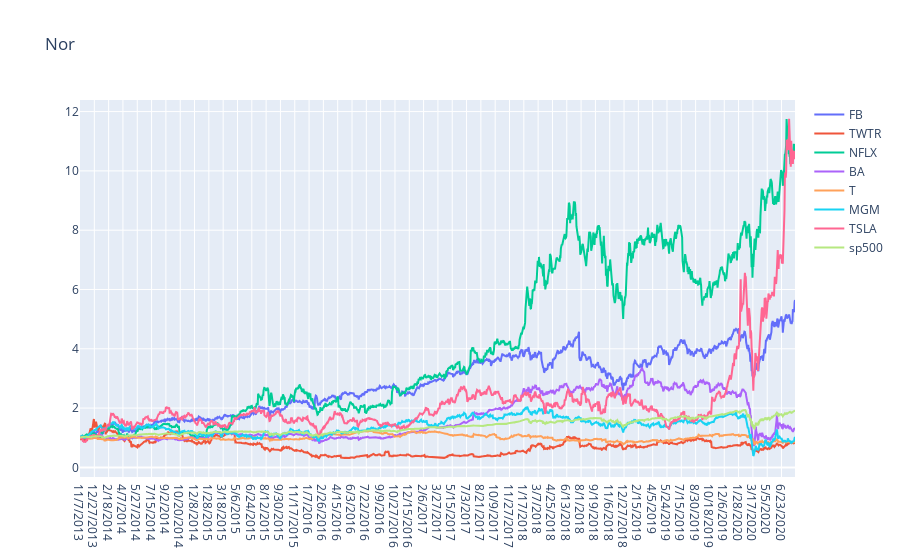

Notebook cell for this chart:
### Code cell
interactive_plot(normalize(stocks_df), "Nor")

### Figure 1 — Plotly figure (JSON) as saved in the notebook; plotly's stock layout.template omitted (floating-point values rounded to 4 significant figures; data arrays with more than 128 entries replaced by an {"elided": "..."} marker saying what was removed)
{"data": [{"name": "FB", "type": "scatter", "x": {"elided": "1699 str values"}, "y": {"elided": "1699 float values"}}, {"name": "TWTR", "type": "scatter", "x": {"elided": "1699 str values"}, "y": {"elided": "1699 float values"}}, {"name": "NFLX", "type": "scatter", "x": {"elided": "1699 str values"}, "y": {"elided": "1699 float values"}}, {"name": "BA", "type": "scatter", "x": {"elided": "1699 str values"}, "y": {"elided": "1699 float values"}}, {"name": "T", "type": "scatter", "x": {"elided": "1699 str values"}, "y": {"elided": "1699 float values"}}, {"name": "MGM", "type": "scatter", "x": {"elided": "1699 str values"}, "y": {"elided": "1699 float values"}}, {"name": "TSLA", "type": "scatter", "x": {"elided": "1699 str values"}, "y": {"elided": "1699 float values"}}, {"name": "sp500", "type": "scatter", "x": {"elided": "1699 str values"}, "y": {"elided": "1699 float values"}}], "layout": {"legend": {"tracegroupgap": 0}, "title": {"text": "Nor"}, "xaxis": {"anchor": "y", "domain": [0, 1]}, "yaxis": {"anchor": "x", "domain": [0, 1]}}}
